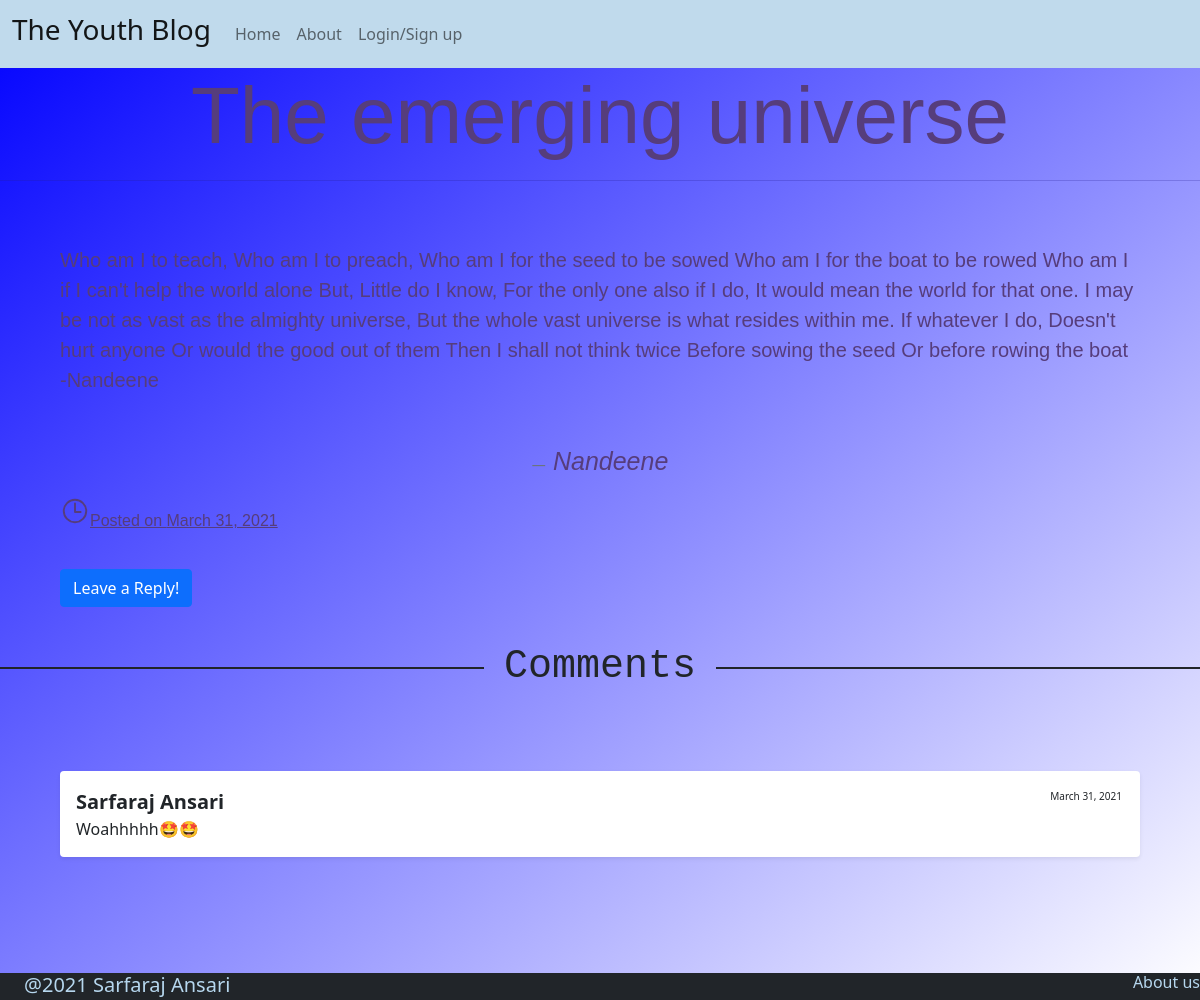
The app's page /posts/9 with its own data.
### home/models.py (models this page shows, shortened)
class Article(models.Model):
    title = models.CharField(max_length=50)
    author=models.CharField(max_length=50)
    likes=models.IntegerField(default=-99999)
    comments = models.ManyToManyField(Comments,blank=True,related_name="post")
    content = models.ManyToManyField(Paragraphs,related_name="post",blank=True)
    shortcont= models.CharField(max_length=230,blank=True)
    theme=models.ManyToManyField(Theme,blank=True,related_name="post")
    posting_date=models.DateTimeField()

class Paragraphs(models.Model):
    paragraph=models.CharField(max_length=99999)
    def __str__(self):
        return f"{self.paragraph}"

class Comments(models.Model):
    user=models.ForeignKey(User,on_delete=models.CASCADE,related_name="comments")
    comment = models.ForeignKey(Feedback,on_delete=models.CASCADE,related_name="commentby")
    comment_date=models.DateTimeField()

class User(models.Model):
    name = models.CharField(max_length=64)
    email = models.EmailField()

class Feedback(models.Model):
    comment = models.CharField(max_length=999)
    def __str__(self):
        return f"{self.comment}"

### home/views.py (the view)
# urls.py: path('posts/<int:post_id>',views.post,name="post"),
def post(request,post_id):
    post=Article.objects.get(pk=post_id)
    content= post.content.all()
    comments=post.comments.all()
    reader=""
    session=""
    blogger=""
    commentor=""
    if "user" in request.session:
        session="session"
        if request.session["user"]["title"] not in ["blogger","administrator"]:
            reader="role"
        else:
            blogger="role"
    elif "reader" in request.session:
        commentor="role"
    theme=""
    for t in post.theme.all():
        theme=t
        break
    return render(request,"home/posts.html",{
        "post":post,
        "content":content,
        "comments":comments,
        "session":session,
        "reader":reader,
        "blogger":blogger,
        "commentor":commentor,
        "reading_page":True,
        "theme":theme,
    })

### home/templates/home/posts.html (shortened to what this page needs)
{% extends 'home/layout.html' %}
{% block body %}
<h1 class="display-1 " id="post-title">{{post.title}}</h1>
<hr style="color: rgb(37, 30, 148);">
<br><br>
<div class="margin-page">
  <figure class="text-center " >
    {% for para in content %}
      <p class="fs-5 text text-paragraph " id="text-paragraph">{{para}}</p>
      <br><br>
    {% endfor %}
    <figcaption class="blockquote-footer">
      <cite class="text-paragraph" style="font-size: 25px;" title="Source Title">{{post.author}}</cite>
    </figcaption>
  </figure>
  <div class="text-paragraph" style="text-decoration: underline;">
    <ion-icon style="font-size: 30px;" name="time-outline"></ion-icon>Posted on  {{post.posting_date.date}}
   </div>
</div>
<div class="margin-page">
  <button type="button" class="btn btn-primary " onclick="open_close_comment()" style="display: block;" id="open-comment">Leave a Reply!</button>
</div>
<h1 class="decorated font-monospace"><span>Comments</span></h1>
<div >
  <br><br><br>
  {% if comments %}
    <div class=" margin-page bd-highlight mb-3"  >
      {% for comment in comments reversed %}
        <div class="shadow-sm p-3 mb-5 bg-body rounded" >
        <p1 id="date" style="float: right;font-size: 10px;">{{comment.comment_date.date}} </p1>
          <p1 class="fs-5 fw-bold">{{comment.user.name}}</p1>
          <br>{{comment.comment}}
        </div>
      {% endfor %}
  {% else %}
    <p class="fs-4 text " style="text-align: center;color: rgb(64, 124, 124)">There are no comments</p>
  {% endif %}
    <br><br><br>
  </div>
</div>
{% endblock %}

### home/templates/home/posts.html (style rules this page uses)
h1 { text-align: center; }

### records on screen
Article: title "The emerging universe", author "Nandeene", posting_date "March 31, 2021"
Paragraphs: paragraph "Who am I to teach, Who am I to preach, Who am I for the seed to be sowed Who am I for the boat to be rowed Who am I if I can't help the world alone But, Little do I know, For the only one also if I do, It would mean the world for that one. I may be not as vast as the almighty universe, But the whole vast universe is what resides within me. If whatever I do, Doesn't hurt anyone Or would the good out of them Then I shall not think twice Before sowing the seed Or before rowing the boat -Nandeene"
Comments: comment_date "March 31, 2021", user.name "Sarfaraj Ansari", comment "Woahhhhh🤩🤩"
